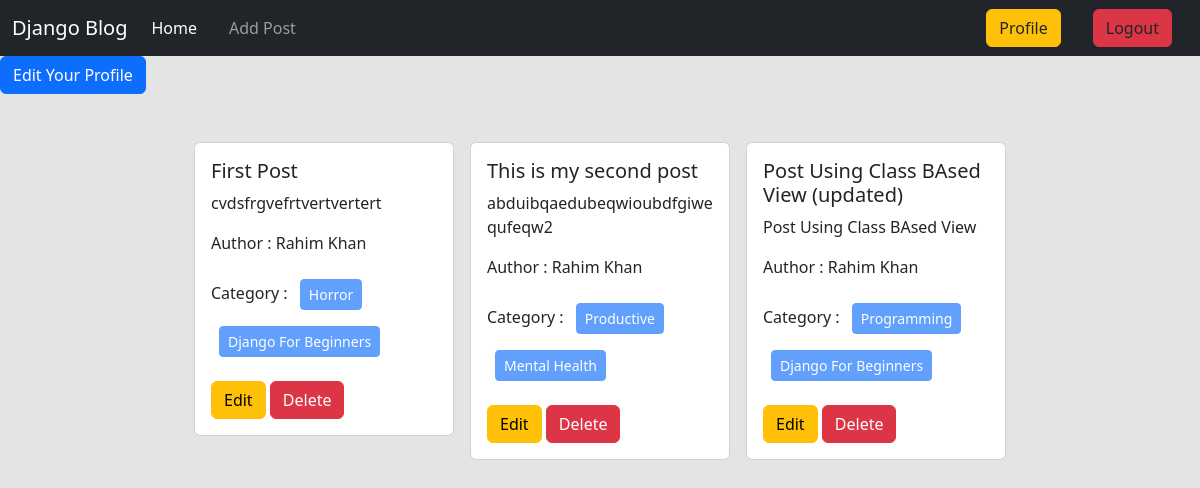
The page /author/profile/ (signed in) on the database as committed earlier.
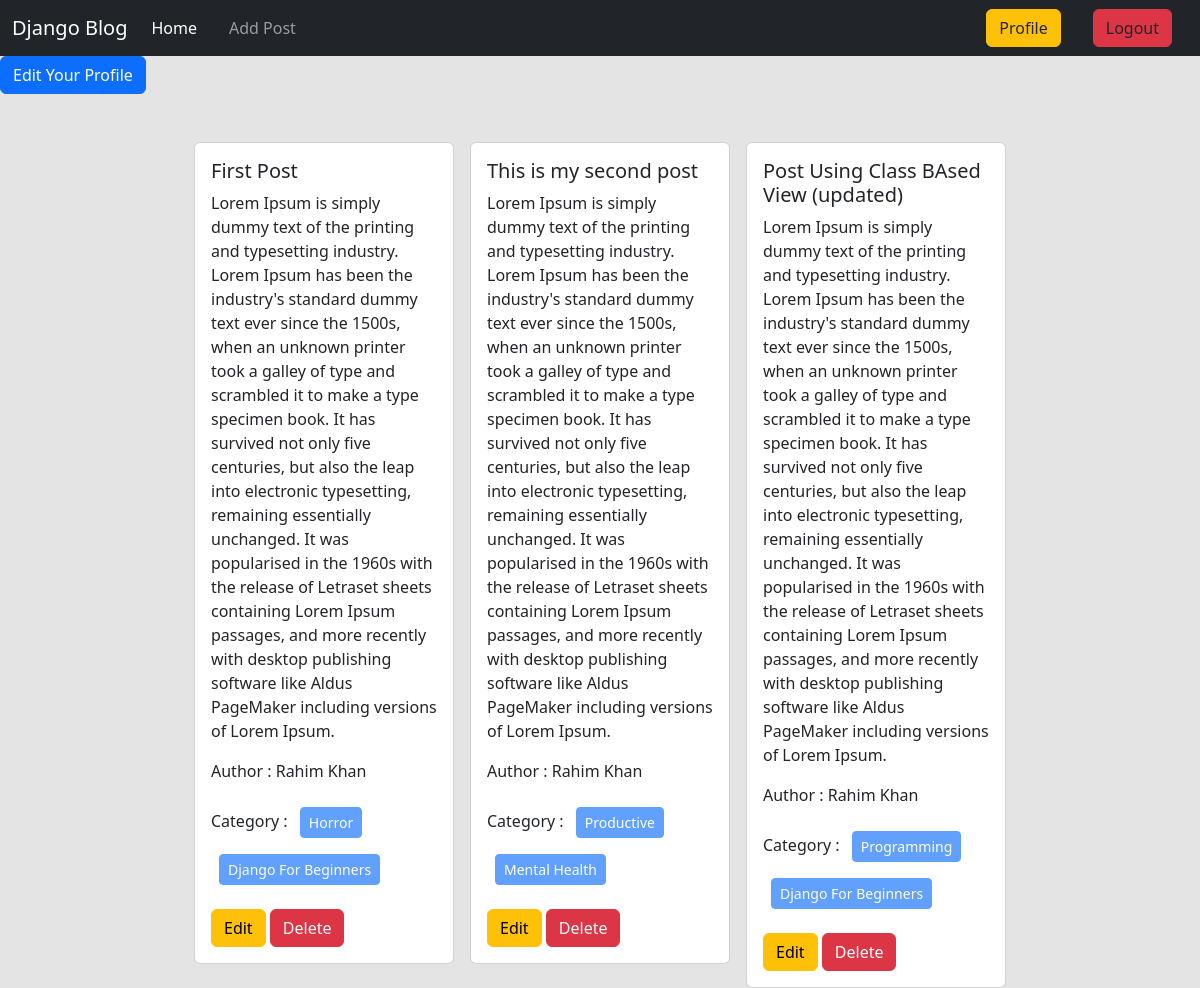
The same page on the database as committed later.
### posts/models.py (models this page shows, shortened)
class Post(models.Model):
    title = models.CharField(max_length = 50)
    content = models.TextField()
    category = models.ManyToManyField(Category) # ekta post multiple categorir moddhe thakte pare abar ekta categorir moddhe multiple post thakte pare
    author = models.ForeignKey(User,on_delete = models.CASCADE)
    image = models.ImageField(upload_to='posts/media/uploads/',blank=True,null=True)

### author/views.py (the view)
# urls.py: path('profile/',views.profile,name = 'profile'),
@login_required
def profile(request):
    data = Post.objects.filter(author = request.user)
    return render(request,'profile.html',{'data' : data})

### author/templates/profile.html
{% extends 'base.html' %}
{% load crispy_forms_tags %}
{% block content %}
<div>
    <a class="btn btn-primary" href="{% url 'edit_profile' %}">Edit Your Profile</a>
</div>
<div class="d-flex flex-wrap justify-content-center px-5 pt-5">
    {% for post in data %}
    <div class="col-sm-3 mb-3 mb-sm-0">
        <div class="card mx-2">
            <div class="card-body">
                <h5 class="card-title">{{post.title}}</h5>
                <p class="card-text">{{post.content}}</p>
                <p>Author : {{post.author.first_name}} {{post.author.last_name}}</p>
                <p>
                    Category : {% for cat in post.category.all %}
                    <button class="btn btn-primary btn-sm m-2" disabled>{{cat.name}}</button>
                    {% endfor %}
                </p>
                <a href="{% url 'edit_post' post.id %}" class="btn btn-warning">Edit</a>
                <a href="{% url 'delete_post' post.id %}" class="btn btn-danger">Delete</a>
            </div>
        </div>
    </div>
    {% endfor %}
</div>
{% endblock %}

Rows that differ between the two databases and show on the page:
changed Post "First Post": content "cvdsfrgvefrtvertvertert" → "Lorem Ipsum is simply dummy text of the printing and typesetting industry. Lorem Ipsum has been the industry's standard dummy text ever since the 1500s, when an unknown printer took a galley of type and scrambled it to make a type specimen book. It has survived not only five centuries, but also the leap into electronic typesetting, remaining essentially unchanged. It was popularised in the 1960s with the release of Letraset sheets containing Lorem Ipsum passages, and more recently with desktop publishing software like Aldus PageMaker including versions of Lorem Ipsum."
changed Post "This is my second post": content "abduibqaedubeqwioubdfgiwequfeqw2" → "Lorem Ipsum is simply dummy text of the printing and typesetting industry. Lorem Ipsum has been the industry's standard dummy text ever since the 1500s, when an unknown printer took a galley of type and scrambled it to make a type specimen book. It has survived not only five centuries, but also the leap into electronic typesetting, remaining essentially unchanged. It was popularised in the 1960s with the release of Letraset sheets containing Lorem Ipsum passages, and more recently with desktop publishing software like Aldus PageMaker including versions of Lorem Ipsum."
changed Post "Post Using Class BAsed View (updated)": content "Post Using Class BAsed View" → "Lorem Ipsum is simply dummy text of the printing and typesetting industry. Lorem Ipsum has been the industry's standard dummy text ever since the 1500s, when an unknown printer took a galley of type and scrambled it to make a type specimen book. It has survived not only five centuries, but also the leap into electronic typesetting, remaining essentially unchanged. It was popularised in the 1960s with the release of Letraset sheets containing Lorem Ipsum passages, and more recently with desktop publishing software like Aldus PageMaker including versions of Lorem Ipsum."
